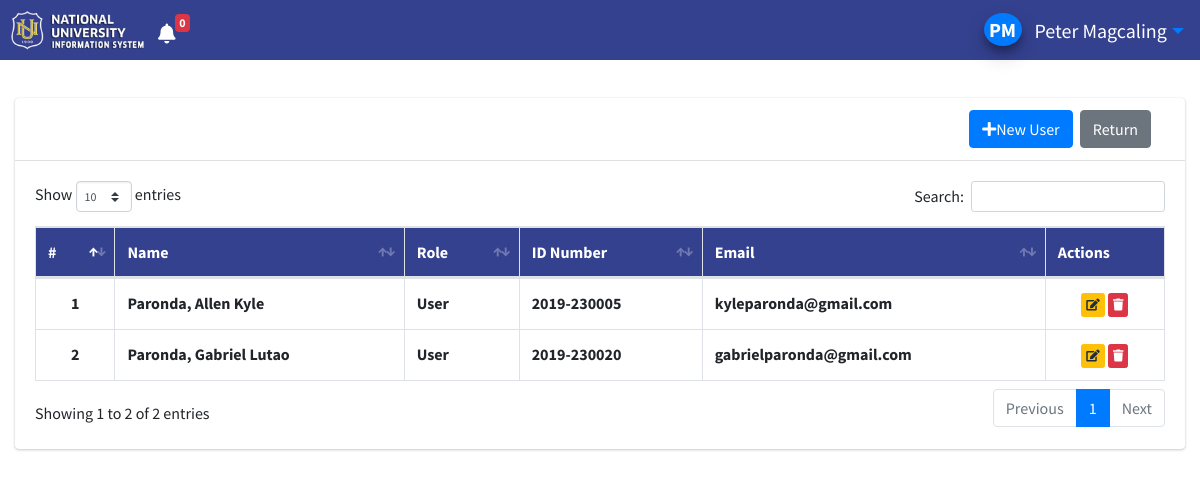
/index.php?page=user_list (signed in), run on the app's committed database.
### tables this page shows
CREATE TABLE `users` (
  `id` varchar(50) NOT NULL,
  `firstname` varchar(100) NOT NULL,
  `middlename` varchar(100) NOT NULL,
  `lastname` varchar(100) NOT NULL,
  `role` tinyint(1) NOT NULL COMMENT '1=Admin,2=Staff,3-User',
  `email` varchar(200) NOT NULL,
  `password` text NOT NULL,
  `date_created` int(11) NOT NULL
);

### user_list.php (the view, shortened to what this page needs)
<?php
include 'db_connect.php';
?>
<div class="col-lg-12">
    <div class="card card-outline">
        <div class="card-header">
            <div class="card-tools">
                <a href="index.php?page=new_user"><button class="btn btn-primary mr-1"><i class="fa fa-plus"></i>New User</button></a>
                <a href="index.php?page=home" class="btn btn-secondary mr-4">
                    <i class="bi bi-arrow-left-short"></i> Return
                </a>
            </div>
        </div>
        <div class="card-body">
            <table class="table table-hover table-bordered" id="list">
                <thead>
                    <tr>
                        <th style="background-color: #34418E; color: white;">#</th>
                        <th style="background-color: #34418E; color: white;">Name</th>
                        <th style="background-color: #34418E; color: white;">Role</th>
                        <th style="background-color: #34418E; color: white;">ID Number</th>
                        <th style="background-color: #34418E; color: white;">Email</th>
                        <th style="background-color: #34418E; color: white;">Actions</th>
                    </tr>
                </thead>
                <tbody>
                    <?php
                    $i = 1;
                    $qry = $conn->query("SELECT id, role, concat(lastname, ', ', firstname, ' ', middlename) as name, email FROM users WHERE role = 3 ORDER BY lastname, firstname ASC");
                    while ($row = $qry->fetch_assoc()):
                        $role_label = ($row['role'] == 3) ? 'User' : 'Admin';
                    ?>
                        <tr>
                            <th class="text-center"><?php echo $i++ ?></th>
                            <td><b><?php echo ucwords($row['name']) ?></b></td>
                            <td><b><?php echo $role_label ?></b></td>
                            <td><b><?php echo $row['id'] ?></b></td>
                            <td><b><?php echo $row['email'] ?></b></td>
                            <td class="text-center">
                                <button type="button" class="btn btn-warning btn-xs update"
                                    onclick="window.location.href='./index.php?page=edit_user&id=<?php echo $row['id'] ?>'" title="Edit"><i class="fas fa-edit"></i>
                                </button>
                                <a href="javascript:void(0)" class="btn btn-danger btn-xs delete_user" data-id="<?php echo $row['id'] ?>" title="Delete"><i class="fas fa-trash"></i>
                            </td>
                        </tr>
                    <?php endwhile; ?>
                </tbody>
            </table>
        </div>
    </div>
</div>

### index.php (shortened to what this page needs)
<!DOCTYPE html>
<html lang="en">
<link rel="stylesheet" href="https://cdnjs.cloudflare.com/ajax/libs/font-awesome/6.0.0-beta3/css/all.min.css">
<?php
	include 'header.php'
?>
<body class="">
<div class="wrapper">
  <?php include 'topbar.php' ?>
  <div class="">
    <div class="content-header">
    </div>
    <section class="content">
      <div class="container-fluid">
         <?php
          $page = isset($_GET['page']) ? $_GET['page'] : 'homes';
          include $page.'.php';
          ?>
      </div>
    </section>
  </div>
</div>
</body>
</html>

### header.php (shortened to what this page needs)
<head>
  <link rel="stylesheet" href="assets/plugins/fontawesome-free/css/all.min.css">
  <link rel="stylesheet" href="assets/plugins/overlayScrollbars/css/OverlayScrollbars.min.css">
  <link rel="stylesheet" href="assets/plugins/datatables-bs4/css/dataTables.bootstrap4.min.css">
  <link rel="stylesheet" href="assets/plugins/datatables-responsive/css/responsive.bootstrap4.min.css">
  <link rel="stylesheet" href="assets/plugins/datatables-buttons/css/buttons.bootstrap4.min.css">
  <link rel="stylesheet" href="assets/plugins/select2/css/select2.min.css">
  <link rel="stylesheet" href="assets/plugins/select2-bootstrap4-theme/select2-bootstrap4.min.css">
  <link rel="stylesheet" href="assets/plugins/sweetalert2-theme-bootstrap-4/bootstrap-4.min.css">
  <link rel="stylesheet" href="assets/plugins/toastr/toastr.min.css">
  <link rel="stylesheet" href="assets/dist/css/adminlte.min.css">
  <link rel="stylesheet" href="assets/dist/css/styles.css">
  <link rel="stylesheet" href="assets/plugins/summernote/summernote-bs4.min.css">
</head>

### topbar.php (shortened to what this page needs)
<nav class="navbar sticky-top navbar-light" style="height: 60px; background-color: #34418e;">
    <ul class="navbar-nav" style="margin-right: 10%;">
        <li class="nav-item">
            <a class="nav-link" href="index.php?page=homes" role="button">
                <img src="NUFV Watermark.png" alt="Logo" style="height: 40px; margin-top: -5px;">
            </a>
        </li>
    </ul>
    <li class="nav-item dropdown" id="notification_area" style="margin-left: -100px;">
        <a href="javascript:void(0)" class="nav-link" data-toggle="dropdown" aria-expanded="true" style="display: flex; align-items: center;">
            <i class="fas fa-bell" style="position: absolute; top: 10px; right: 20px; color: white; font-size: 20px;"></i>
            <span class="badge badge-danger" id="notification_count" style="position: absolute; top: 0px; right: 5px;">0</span>
        </a>
    </li>
    <ul class="navbar-nav ml-auto" style="margin-right: 0%; margin-top: -5px;">
        <li class="nav-item dropdown">
            <a href="javascript:void(0)" class="brand-link dropdown-toggle" data-toggle="dropdown" aria-expanded="true" style="display: flex; align-items: center;">
                <span class="brand-image img-circle elevation-3 d-flex justify-content-center align-items-center bg-primary text-white font-weight-bold user-initials" style="width: 38px;height:50px">
                    <?php echo strtoupper(substr($_SESSION['login_firstname'], 0,1).substr($_SESSION['login_lastname'], 0,1)) ?>
                </span>
                <span class="brand-text user-name" style="margin-left: 5px; color: white;">
                    <?php echo ucwords($_SESSION['login_firstname'].' '.$_SESSION['login_lastname']) ?>
                </span>
            </a>
        </li>
    </ul>
</nav>

### data on the page
users: name "Paronda, Allen Kyle", role "User", id "2019-230005", email "kyleparonda@gmail.com"
users: name "Paronda, Gabriel Lutao", role "User", id "2019-230020", email "gabrielparonda@gmail.com"

### other printed values
$_SESSION['login_firstname'].' '.$_SESSION['login_lastname'] "Peter Magcaling"
